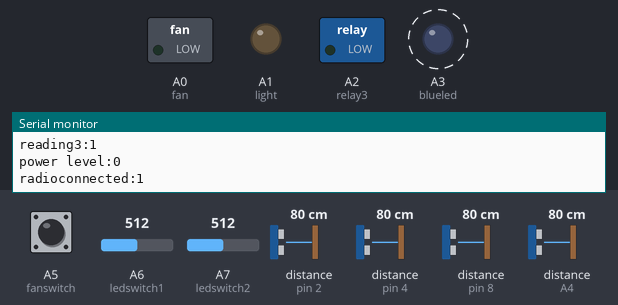
Bench run of a sketch on a simulated Arduino Nano, built with avr-gcc and run on an emulated ATmega328P. Shown: switched loads named in the sketch (green lamp = pin HIGH), output pins drawn as LEDs (lit = HIGH), the last lines printed to the serial monitor. Wiring (inferred from the names in the program): 4 × ultrasonic range finder: trigger pin 3, echo pin 4 / trigger pin 5, echo A4 / trigger pin 6, echo pin 2 / trigger pin 7, echo pin 8. Dashed ring = blinking. The inputs (shaded band) are chosen by the test bench; at power-on: A7 (ledswitch2) = 512, A6 (ledswitch1) = 512, A5 (fanswitch) HIGH, distance to the obstacle (sensors on pin 2, pin 4, pin 8, A4) 80 cm. The echo pulse lasts 58.3 µs per cm; no radio packets arrive unless stated; pins used as bus, display or sensor lines are not drawn.

Above: at 1.2 s.
1.3 s: A7 (ledswitch2) set to 499
At 1.9 s:
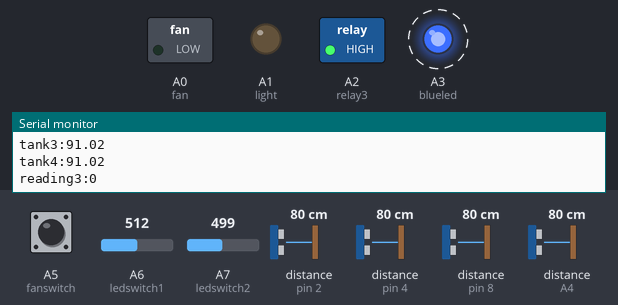
4.3 s: A6 (ledswitch1) set to 504
At 5.0 s:
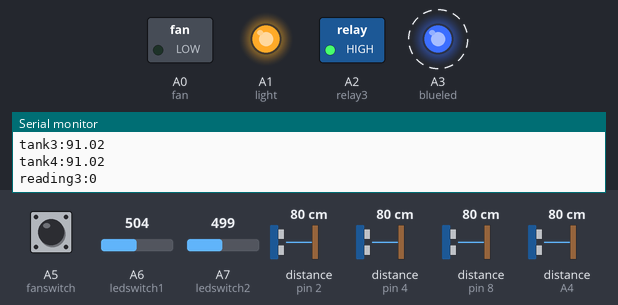
7.3 s: A5 (fanswitch) pulled LOW for 0.3 s
At 8.2 s:
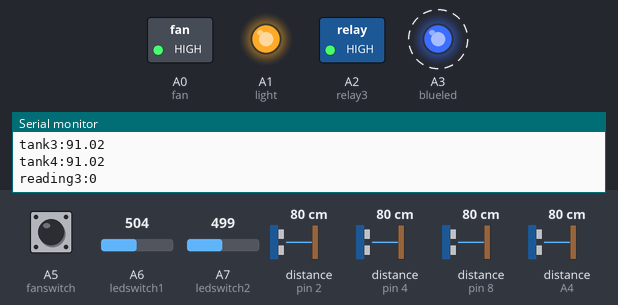
10.3 s: distance to the obstacle (sensor on pin 2) set to 2 cm
13.3 s: distance to the obstacle (sensor on pin 4) set to 4 cm
16.3 s: distance to the obstacle (sensor on pin 8) set to 9 cm
Timing chart, 0 to 20.3 s (numbered marks = the images above; inputs shaded):
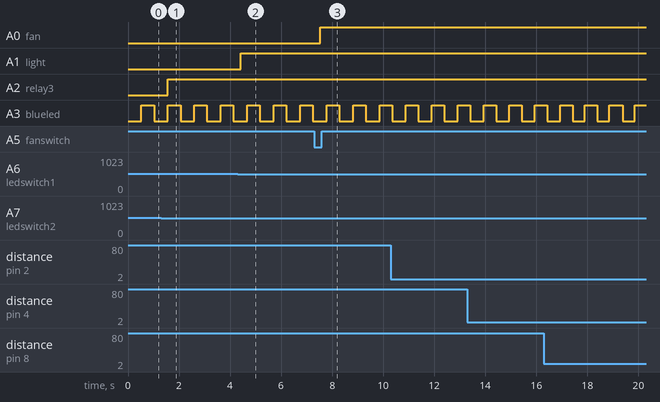

Measured:
- the behaviour switches between 512 and 511 on A7 (ledswitch2) (found by bisection; images 0 and 1)
- the behaviour switches between 512 and 511 on A6 (ledswitch1) (found by bisection; images 1 and 2)
- after the input at 1.3 s, A2 (relay3): LOW → HIGH after 0.25 s
- after the input at 4.3 s, A1 (light): LOW → HIGH after 0.11 s
- after the input at 7.3 s, A0 (fan): LOW → HIGH after 0.23 s
- by itself, A3 (blueled): alternates HIGH for 0.48 s and LOW for 0.48 s

The sketch:

tanknode_srikanth.ino
```cpp
#include <RF24Network.h>
#include <RF24.h>
#include <SPI.h>
#include <Wire.h>

//=============================================================================
RF24 radio(9,10);                    // nRF24L01(+) radio attached using Getting Started board

RF24Network network(radio);          // Network uses that radio
//=============================================================================
const uint16_t tank_node = 01;        // Address of our node in Octal format
const uint16_t master_node = 00;       // Address of the other node in Octal format
const uint16_t motor_node=02;

unsigned char outdata1[12];
unsigned char indata[3];
//================================================================================
int fan=A0;
int light=A1;
int relay3=A2;
int fanswitch=A5;
int ledswitch1=A6;
int ledswitch2=A7;
bool fanstatus=0;
bool lightstatus=0;
bool relay3status=0;
bool fanstatus1=0;
bool lightstatus1=0;
bool relay3status1=0;
bool fanstatus2=0;
bool lightstatus2=0;
bool relay3status2=0;
bool fanstatus3=0;
bool lightstatus3=0;
bool relay3status3=0;
bool fanstatus4=0;
bool lightstatus4=0;
bool relay3status4=0;
bool read1temp=0;
bool read2temp=0;
bool read3temp=0;
bool reading1=0;
int reading2=0;
int reading3=0;


int blueled=A3;
int trigpin1 = 7;
int echopin1= 8;
int trigpin2=6;
int echopin2=2;
int trigpin3=3;
int echopin3=4;
int trigpin4=5;
int echopin4=A4;
//======================================================================================

float duration1 = 0.00;
float duration2 = 0.00;
float duration3= 0.00;
float duration4 = 0.00;
float tank1 = 0.00;
float tank2= 0.00;
float tank3 = 0.00;
float tank4= 0.00;
float tankheight=170.0;

bool blueledstatus=LOW;

bool tank1full=0;
bool tank2full=0;
bool tank3full=0;
bool tank4full=0;

//============================================================================
unsigned long tank1millisec1=0;
unsigned long tank1millisec2=0;
unsigned long tank1millisec3=0;
unsigned long tank1millisec4=0;

unsigned long tank2millisec1=0;
unsigned long tank2millisec2=0;
unsigned long tank2millisec3=0;
unsigned long tank2millisec4=0;

unsigned long tank3millisec1=0;
unsigned long tank3millisec2=0;
unsigned long tank3millisec3=0;
unsigned long tank3millisec4=0;

unsigned long tank4millisec1=0;
unsigned long tank4millisec2=0;
unsigned long tank4millisec3=0;
unsigned long tank4millisec4=0;

unsigned long radiolastsent =0;
unsigned long radiosendinterval=450;
unsigned long previousmillis =0;
unsigned long interval1=1000;

unsigned long switch1millisec1=0;
unsigned long switch1millisec2=0;
unsigned long switch1millisec3=0;
unsigned long switch1millisec4=0;

unsigned long switch2millisec1=0;
unsigned long switch2millisec2=0;
unsigned long switch2millisec3=0;
unsigned long switch2millisec4=0;

unsigned long switch3millisec1=0;
unsigned long switch3millisec2=0;
unsigned long switch3millisec3=0;
unsigned long switch3millisec4=0;

unsigned long debounceDelay1 = 50;
unsigned long debounceDelay2 = 50;
unsigned long debounceDelay3 = 50;

//==================================================================================================
void setup(void)
{
  Serial.begin(9600);

  SPI.begin();
  radio.begin();
  network.begin(/*channel*/ 25, /*node address*/ tank_node);
  radio.setDataRate( RF24_250KBPS );
  radio.setPALevel(RF24_PA_HIGH);
  bool radioconnected;
  radioconnected=radio.isChipConnected  (   ) ;
  Serial.print("radioconnected:");
  Serial.println(radioconnected);
  pinMode(trigpin1,OUTPUT);
  pinMode(trigpin2,OUTPUT);
  pinMode(trigpin3,OUTPUT);
  pinMode(trigpin4,OUTPUT);
  pinMode(echopin1,INPUT);
  pinMode(echopin2,INPUT);
  pinMode(echopin3,INPUT);
  pinMode(echopin4,INPUT);
  pinMode(fan,OUTPUT);
  pinMode(light,OUTPUT);
  pinMode(relay3,OUTPUT);
  pinMode(blueled, OUTPUT);
  pinMode(fanswitch,INPUT_PULLUP);
 // pinMode(ledswitch1,INPUT);
 // pinMode(ledswitch2,INPUT);
}
//=======================================================================
void loop(void){
  ultrasonic();
  tank1fullstatus();
  tank2fullstatus();
  tank3fullstatus();
  tank4fullstatus();
  network.update();                  // Check the network regularly
  senddata();
  receivedata();
  pushbuttonswitch();
  relay();
  unsigned long currentmillis = millis();
 if (currentmillis - previousmillis >= interval1) {
     previousmillis = currentmillis;
     int pa;
     pa=radio.getPALevel();
     Serial.print("power level:");
     Serial.println(pa);
     bool radioconnected;
     radioconnected=radio.isChipConnected  (   ) ;
     Serial.print("radioconnected:");
     Serial.println(radioconnected);
  }

  }
//==========================================================================
  void ultrasonic(){
    delay(200);
     float duration1temp=0.0;
  digitalWrite(trigpin1, LOW);
  delayMicroseconds(5);
  digitalWrite(trigpin1, HIGH);
  delayMicroseconds(15);
  digitalWrite(trigpin1, LOW);
  duration1temp = pulseIn(echopin1, HIGH);
  if ((duration1temp * 0.034 / 2)>0){
    duration1=duration1temp;
  }
  tank1 = (tankheight-(duration1 * 0.034 / 2));
    Serial.print("tank1:");
     Serial.println(tank1);
  delay(10);
  float duration2temp=0.0;
   digitalWrite(trigpin2, LOW);
  delayMicroseconds(2);
  digitalWrite(trigpin2, HIGH);
  delayMicroseconds(10);
  digitalWrite(trigpin2, LOW);
  duration2temp = pulseIn(echopin2, HIGH);
  if ((duration2temp * 0.034 / 2)>0){
    duration2=duration2temp;
  }
  tank2 =(tankheight-(duration2 * 0.034 / 2));
   Serial.print("tank2:");
     Serial.println(tank2);
  delay(10);
  float duration3temp=0.0;
   digitalWrite(trigpin3, LOW);
  delayMicroseconds(2);
  digitalWrite(trigpin3, HIGH);
  delayMicroseconds(10);
  digitalWrite(trigpin3, LOW);
  duration3temp = pulseIn(echopin3, HIGH);
  if ((duration3temp * 0.034 / 2)>0){
    duration3=duration3temp;
  }
  tank3 = (tankheight-(duration3 * 0.034 / 2));
   Serial.print("tank3:");
   Serial.println(tank3);
  delay(10);
  float duration4temp=0;
  digitalWrite(trigpin4, LOW);
  delayMicroseconds(2);
  digitalWrite(trigpin4, HIGH);
  delayMicroseconds(10);
  digitalWrite(trigpin4, LOW);
  duration4temp = pulseIn(echopin4, HIGH);
  if ((duration4temp * 0.034 / 2)>0){
    duration4=duration4temp;
  }
  tank4 = (tankheight-(duration4 * 0.034 / 2));
   Serial.print("tank4:");
     Serial.println(tank4);

 }
 //============================================================================================
 void tank1fullstatus(){
  unsigned long tank1timer = millis();
  if(tank1>145.0){

   tank1millisec2=tank1timer-tank1millisec1;
   tank1millisec3=tank1timer;

  }
if (tank1<140.0){
  tank1millisec1=tank1timer;
 tank1millisec4=tank1timer-tank1millisec3;

}
  tank1millisec2=tank1timer-tank1millisec1;
  tank1millisec4=tank1timer-tank1millisec3;
  //========================================================
   if (tank1millisec2>10000){
 tank1full=1;
 }
   if (tank1millisec4>10000){
   tank1full=0;
  }

 }
 //================================================================================================
 void tank2fullstatus(){
  unsigned long tank2timer = millis();
  if(tank2>145.0){

   tank2millisec2=tank2timer-tank2millisec1;
   tank2millisec3=tank2timer;

  }
if (tank2<140.0){
  tank2millisec1=tank2timer;
 tank2millisec4=tank2timer-tank2millisec3;

}
  tank2millisec2=tank2timer-tank2millisec1;
  tank2millisec4=tank2timer-tank2millisec3;
  //========================================================
   if (tank2millisec2>10000){
 tank2full=1;
 }
   if (tank2millisec4>10000){
   tank2full=0;
  }

 }
 //================================================================================================
  void tank3fullstatus(){
  unsigned long tank3timer = millis();
  if(tank3>145.0){

   tank3millisec2=tank3timer-tank3millisec1;
   tank3millisec3=tank3timer;

  }
if (tank3<140.0){
  tank3millisec1=tank3timer;
 tank3millisec4=tank3timer-tank3millisec3;

}
  tank3millisec2=tank3timer-tank3millisec1;
  tank3millisec4=tank3timer-tank3millisec3;
  //========================================================
   if (tank3millisec2>10000){
 tank3full=1;
 }
   if (tank3millisec4>10000){
   tank3full=0;
  }

 }
 //===============================================================================================
 void tank4fullstatus(){
  unsigned long tank4timer = millis();
  if(tank4>145.0){

   tank4millisec2=tank4timer-tank4millisec1;
   tank4millisec3=tank4timer;

  }
if (tank4<140.0){
  tank4millisec1=tank4timer;
 tank4millisec4=tank4timer-tank4millisec3;

}
  tank4millisec2=tank4timer-tank4millisec1;
  tank4millisec4=tank4timer-tank4millisec3;
  //========================================================
   if (tank4millisec2>10000){
 tank4full=1;
 }
   if (tank4millisec4>10000){
   tank4full=0;
  }

 }
 //===============================================================================================
 void senddata(){

  unsigned long now = millis();              // If it's time to send a message, send it!
  if ( now - radiolastsent >= radiosendinterval  )
  {
    radiolastsent = now;
     outdata1[0]=blueledstatus;
     outdata1[1]=tank1;
     outdata1[2]=tank2;
     outdata1[3]=tank3;
     outdata1[4]=tank4;
     outdata1[5]=tank1full;
     outdata1[6]=tank2full;
     outdata1[7]=tank3full;
     outdata1[8]=tank4full;
     outdata1[9]=fanstatus4;
     outdata1[10]=lightstatus4;
     outdata1[11]=relay3status4;


    Serial.print("Sending...");

    RF24NetworkHeader header(/*to node*/ master_node);
    bool ok = network.write(header,&outdata1,sizeof(outdata1));
    Serial.print("outdata1size:");
    Serial.println(sizeof(outdata1));
     if (ok){
      Serial.println("ok.");
      if (blueledstatus==LOW){
        blueledstatus=HIGH;
      }
      else{
        blueledstatus=LOW;
     }
   }
    else{
      Serial.println("failed.");
      blueledstatus=LOW;
    }
    digitalWrite(blueled, blueledstatus);
   }
  }

  //==================================================================================
 void receivedata(){

    while ( network.available() ) {     // Is there anything ready for us?

    RF24NetworkHeader header;        // If so, grab it and print it out


    network.read(header,&indata,sizeof(indata));
    if (header.from_node == 00){
       fanstatus=indata[0];
       lightstatus=indata[1];
       relay3status=indata[2];

    }
  }
}
//====================================================================================
void pushbuttonswitch(){

    reading1 = digitalRead(fanswitch);

 unsigned long switch1timer = millis();

if (reading1==LOW){
  switch1millisec1=switch1timer;
 switch1millisec4=switch1timer-switch1millisec3;

}
 else{

   switch1millisec2=switch1timer-switch1millisec1;
   switch1millisec3=switch1timer;
   read1temp=1;

  }
  switch1millisec2=switch1timer-switch1millisec1;
  switch1millisec4=switch1timer-switch1millisec3;

  if ( switch1millisec4>debounceDelay1 && read1temp==1) {

    if (fanstatus1==HIGH) {
      fanstatus1 = LOW;
    }
     else {
      fanstatus1 = HIGH;
    }
    read1temp=0;
   }


   reading2 = analogRead(ledswitch1) <512 ? 0: 1;
 unsigned long switch2timer = millis();
if (reading2==0){
  switch2millisec1=switch2timer;
 switch2millisec4=switch2timer-switch2millisec3;

}
 else{

   switch2millisec2=switch2timer-switch2millisec1;
   switch2millisec3=switch2timer;
   read2temp=1;

  }
  switch1millisec2=switch2timer-switch2millisec1;
  switch2millisec4=switch2timer-switch2millisec3;

  if ( switch2millisec4>debounceDelay2 && read2temp==1) {

    if (lightstatus1==HIGH) {
      lightstatus1 = LOW;
    }
     else {
      lightstatus1 = HIGH;
    }
    read2temp=0;

   }


   reading3 = analogRead(ledswitch2)<512 ? 0 : 1;
   Serial.print("reading3:");
   Serial.println(reading3);
unsigned long switch3timer = millis();

if (reading3==0){
  switch3millisec1=switch3timer;
 switch3millisec4=switch3timer-switch3millisec3;

}
else{

   switch3millisec2=switch3timer-switch3millisec1;
   switch3millisec3=switch3timer;
   read3temp=1;
  }
  switch3millisec2=switch3timer-switch3millisec1;
  switch3millisec4=switch3timer-switch3millisec3;

  if ( switch3millisec4>debounceDelay3&&read3temp==1) {

    if (relay3status1==HIGH) {
      relay3status1 = LOW;
    }
    else {
      relay3status1 = HIGH;
    }
    read3temp=0;

   }
 }
//========================================================================
void relay(){

  if(fanstatus2 != fanstatus1 || fanstatus3 != fanstatus){
    if(fanstatus3!=fanstatus){
      fanstatus4=fanstatus;
    }
    else if(fanstatus2!=fanstatus1){
      fanstatus4=fanstatus1;
    }
  }
  fanstatus2 = fanstatus1;
  fanstatus3 = fanstatus;

   if(lightstatus2!=lightstatus1 || lightstatus3!=lightstatus){
    if(lightstatus3!=lightstatus){
      lightstatus4=lightstatus;
    }
    else if(lightstatus2!=lightstatus1){
      lightstatus4=lightstatus1;
    }
  }
  lightstatus2 =lightstatus1;
  lightstatus3 = lightstatus;

   if(relay3status2!=relay3status1 || relay3status3!=relay3status){
    if(relay3status3!=relay3status){
      relay3status4=relay3status;
    }
    else if(relay3status2!=relay3status1){
      relay3status4=relay3status1;
    }
  }
  relay3status2 =relay3status1;
  relay3status3 = relay3status;

  digitalWrite(fan, fanstatus4);
  digitalWrite(light, lightstatus4);
  digitalWrite(relay3, relay3status4);

}
```
